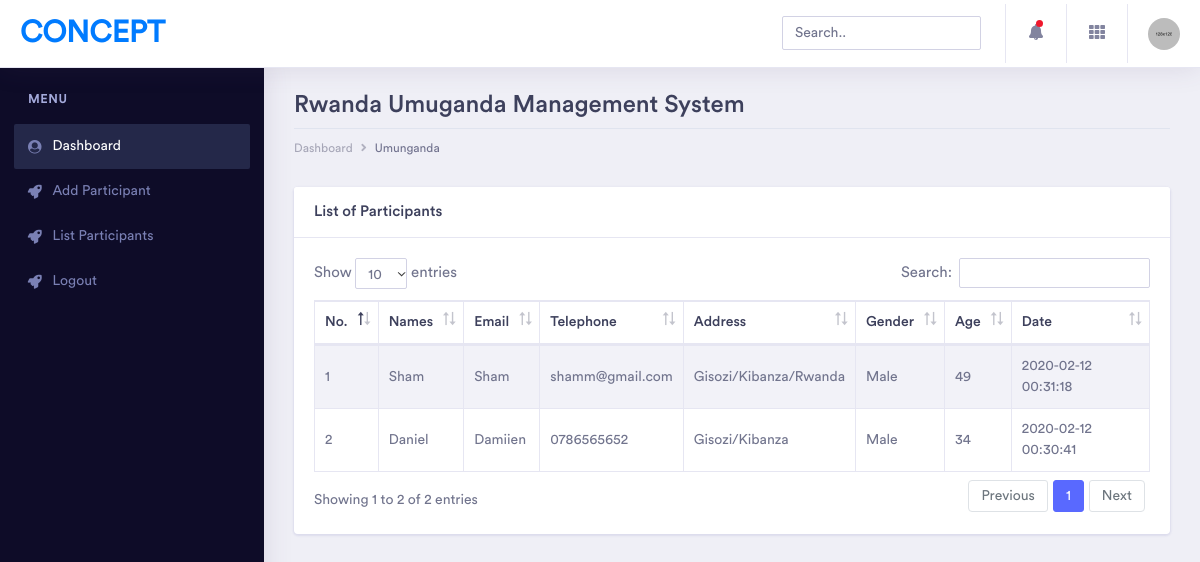
The page /listParticipant.php on the database its author committed.
### tables this page shows
CREATE TABLE `participants` (
  `id` int(11) NOT NULL,
  `names` varchar(256) NOT NULL,
  `email` varchar(256) NOT NULL,
  `phone` varchar(256) NOT NULL,
  `address` varchar(256) NOT NULL,
  `gender` varchar(256) NOT NULL,
  `age` int(11) NOT NULL,
  `c_date` datetime NOT NULL
);

### listParticipant.php (the view, shortened to what this page needs)
<?php
include('connection.php');
 ?>
<!doctype html>
<html lang="en">
<head>
    <link rel="stylesheet" href="assets/vendor/bootstrap/css/bootstrap.min.css">
    <link href="assets/vendor/fonts/circular-std/style.css" rel="stylesheet">
    <link rel="stylesheet" href="assets/libs/css/style.css">
    <link rel="stylesheet" href="assets/vendor/fonts/fontawesome/css/fontawesome-all.css">
    <link rel="stylesheet" type="text/css" href="assets/vendor/datatables/css/dataTables.bootstrap4.css">
    <link rel="stylesheet" type="text/css" href="assets/vendor/datatables/css/buttons.bootstrap4.css">
    <link rel="stylesheet" type="text/css" href="assets/vendor/datatables/css/select.bootstrap4.css">
    <link rel="stylesheet" type="text/css" href="assets/vendor/datatables/css/fixedHeader.bootstrap4.css">
</head>
<body>
    <div class="dashboard-main-wrapper">
         <div class="dashboard-header">
            <nav class="navbar navbar-expand-lg bg-white fixed-top">
                <a class="navbar-brand" href="../index.html">Concept</a>
                <div class="collapse navbar-collapse " id="navbarSupportedContent">
                    <ul class="navbar-nav ml-auto navbar-right-top">
                        <li class="nav-item">
                            <div id="custom-search" class="top-search-bar">
                                <input class="form-control" type="text" placeholder="Search..">
                            </div>
                        </li>
                        <li class="nav-item dropdown notification">
                            <a class="nav-link nav-icons" href="#" id="navbarDropdownMenuLink1" data-toggle="dropdown" aria-haspopup="true" aria-expanded="false"><i class="fas fa-fw fa-bell"></i> <span class="indicator"></span></a>
                        </li>
                        <li class="nav-item dropdown connection">
                            <a class="nav-link" href="#" id="navbarDropdown" role="button" data-toggle="dropdown" aria-haspopup="true" aria-expanded="false"> <i class="fas fa-fw fa-th"></i> </a>
                        </li>
                        <li class="nav-item dropdown nav-user">
                            <a class="nav-link nav-user-img" href="#" id="navbarDropdownMenuLink2" data-toggle="dropdown" aria-haspopup="true" aria-expanded="false"><img src="../assets/images/avatar-1.jpg" alt="" class="user-avatar-md rounded-circle"></a>
                        </li>
                    </ul>
                </div>
            </nav>
        </div>
        <div class="nav-left-sidebar sidebar-dark">
            <div class="menu-list">
                <nav class="navbar navbar-expand-lg navbar-light">
                    <div class="collapse navbar-collapse" id="navbarNav">
                        <ul class="navbar-nav flex-column">
                            <li class="nav-divider">
                                Menu
                            </li>
                            <li class="nav-item ">
                                <a class="nav-link active" href="home.php"  aria-controls="submenu-1"><i class="fa fa-fw fa-user-circle"></i>Dashboard <span class="badge badge-success">6</span></a>
                            </li>
                            <li class="nav-item">
                                <a class="nav-link" href="addParticipant.php"  aria-controls="submenu-2"><i class="fa fa-fw fa-rocket"></i>Add Participant</a>
                            </li>
                            <li class="nav-item">
                                <a class="nav-link" href="listParticipant.php"  aria-controls="submenu-2"><i class="fa fa-fw fa-rocket"></i>List Participants</a>
                            </li>
                            <li class="nav-item">
                                <a class="nav-link" href="logout.php"  aria-controls="submenu-2"><i class="fa fa-fw fa-rocket"></i>Logout</a>
                            </li>
                        </ul>
                    </div>
                </nav>
            </div>
        </div>
        <div class="dashboard-wrapper">
            <div class="container-fluid  dashboard-content">
                <div class="row">
                    <div class="col-xl-12 col-lg-12 col-md-12 col-sm-12 col-12">
                        <div class="page-header">
                            <h2 class="pageheader-title">Rwanda Umuganda Management System </h2>
                            <div class="page-breadcrumb">
                                <nav aria-label="breadcrumb">
                                    <ol class="breadcrumb">
                                        <li class="breadcrumb-item"><a href="#" class="breadcrumb-link">Dashboard</a></li>
                                        <li class="breadcrumb-item active" aria-current="page">Umunganda</li>
                                    </ol>
                                </nav>
                            </div>
                        </div>
                    </div>
                </div>
                <div class="row">
                    <div class="col-xl-12 col-lg-12 col-md-12 col-sm-12 col-12">
                        <div class="card">
                            <h5 class="card-header">List of Participants</h5>
                            <div class="card-body">
                                <div class="table-responsive">
                                    <table class="table table-striped table-bordered first">
                                        <thead>
                                            <tr>
                                                <th>No.</th>
                                                <th>Names</th>
                                                <th>Email</th>
                                                <th>Telephone</th>
                                                <th>Address</th>
                                                <th>Gender</th>
                                                <th>Age</th>
                                                <th>Date</th>
                                            </tr>
                                        </thead>
                                        <tbody>
<?php $all=mysqli_query($connect, "SELECT * FROM participants order by id desc");
if(mysqli_num_rows($all)){ $count=0;
  while($show=mysqli_fetch_array($all)){ $count++; ?>
                                            <tr>
                                                <td><?php echo $count; ?></td>
                                                <td><?php echo $show['names']; ?></td>
                                                <td><?php echo $show['email']; ?></td>
                                                <td><?php echo $show['phone']; ?></td>
                                                <td><?php echo $show['address']; ?></td>
                                                <td><?php echo $show['gender']; ?></td>
                                                <td><?php echo $show['age']; ?></td>
                                                <td><?php echo $show['c_date']; ?></td>
                                            </tr>
<?php } } ?>
                                        </tbody>
                                    </table>
                                </div>
                            </div>
                        </div>
                    </div>
                </div>
                </div>
                </div>
            </div>
</body>
</html>

### rows shown on the page
participants: names "Sham", email "Sham", phone "shamm@gmail.com", address "Gisozi/Kibanza/Rwanda", gender "Male", age "49", c_date "2020-02-12 00:31:18"
participants: names "Daniel", email "Damiien", phone "0786565652", address "Gisozi/Kibanza", gender "Male", age "34", c_date "2020-02-12 00:30:41"
